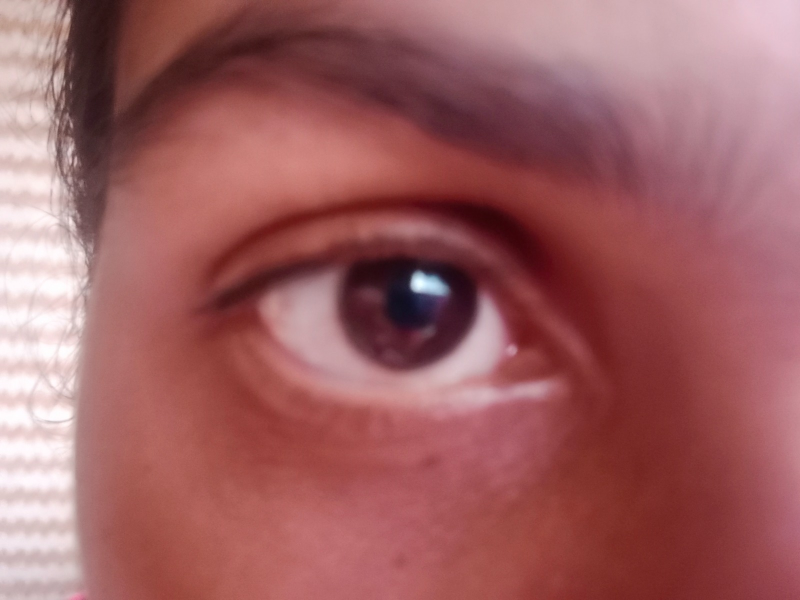
#> input picture Iris Dataset/A_Srushti(1).jpeg, 1600 x 1200 px (shown at 1/2 size)
$ python iris_recog.py   (older library calls are emulated)
#> lines starting #> are read from the running program, lines starting #| are printed output that depends on the picture; after the words box and inside, x2 and y2 are one past the last pixel; in counts of white or black regions, pixels touching at a corner belong together
import cv2
import numpy as np
import os

# Path of the folder containing iris images
path = 'Iris Dataset'

# Read all the iris images in the folder
iris_images = {}
for file_name in os.listdir(path):
    name = os.path.splitext(file_name)[0]
    image = cv2.imread(os.path.join(path, file_name), cv2.IMREAD_GRAYSCALE)
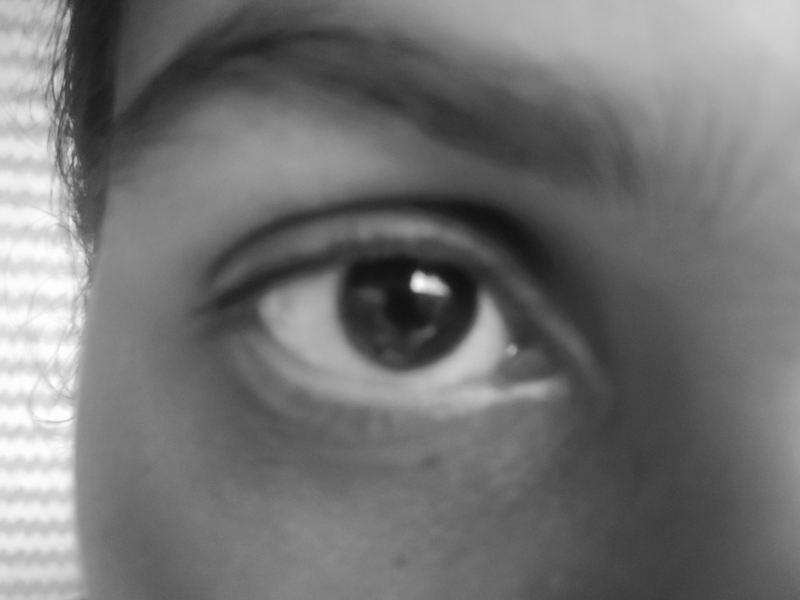
#> image: shape (1200, 1600) (shown at 1/2 size); min 16, max 255, mean 115.1
    iris_images[name] = image

iris_codes = {}
for name, image in iris_images.items():
    # Apply Daugman's algorithm to extract the iris code
    rows, cols = image.shape
    radius = 40
    circle_x = cols // 2
    circle_y = rows // 2
    # Create a mask for the iris region
    mask = np.zeros((rows, cols), dtype=np.uint8)
    cv2.circle(mask, (circle_x, circle_y), radius, 255, -1)
    # Apply the mask to the image
    masked_image = cv2.bitwise_and(image, image, mask=mask)
    # Apply a Laplacian filter to enhance the iris region
    laplacian = cv2.Laplacian(masked_image, cv2.CV_64F)
    iris_code = np.zeros((64,), dtype=np.uint8)
    # Extract the iris code using the sign of the Laplacian values in the iris region
    for i in range(64):
        angle = 2 * np.pi * i / 64
        x = int(circle_x + radius * np.cos(angle))
        y = int(circle_y + radius * np.sin(angle))
        if x >= cols:
            x = cols - 1
        if y >= rows:
            y = rows - 1
        iris_code[i] = 1 if laplacian[y, x] >= 0 else 0
    iris_codes[name] = iris_code
#> this loop made 4 passes
#> (name, rows, cols, circle_x, circle_y) on passes 1 to 4: ('A_Srushti(1)', 1200, 1600, 800, 600), ('A_Srushti(2)', 869, 1458, 729, 434), ('A_Tasmiya', 652, 844, 422, 326), ('Unknown (2)', 436, 467, 233, 218)
#> pass 1, `masked_image = cv2.bitwise_and(image, image, mask=mask)`:
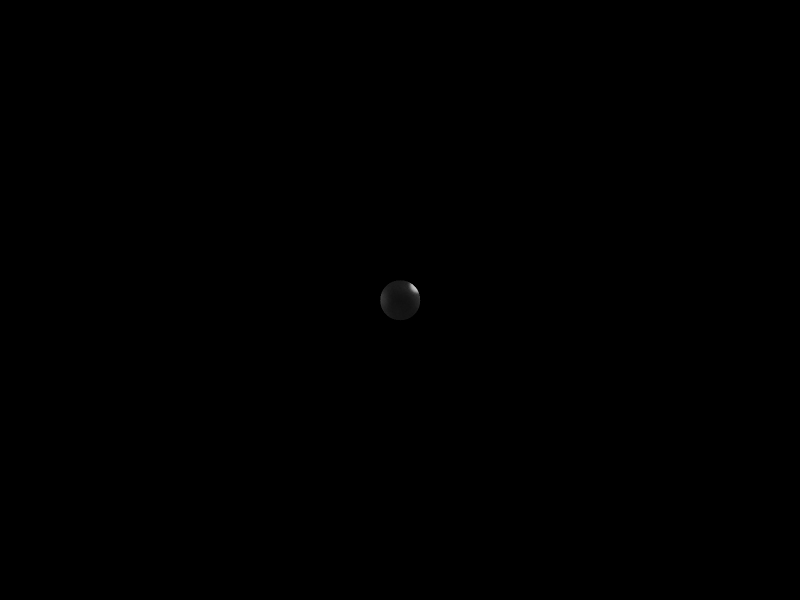
#> masked_image: shape (1200, 1600) (shown at 1/2 size); min 0, max 211, mean 0.1
#> after the loop:
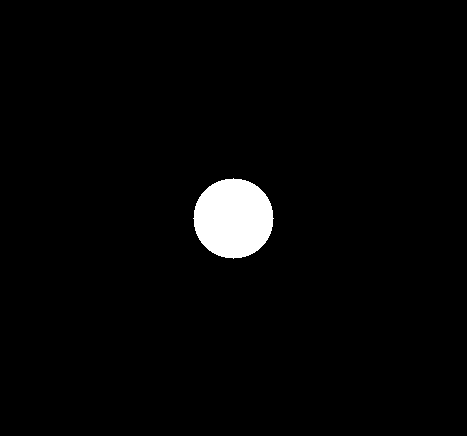
#> mask: shape (436, 467); 2.5% white; 1 white region, box (x1, y1, x2, y2) and area: (193, 178, 274, 259) 5025
#> after the loop:
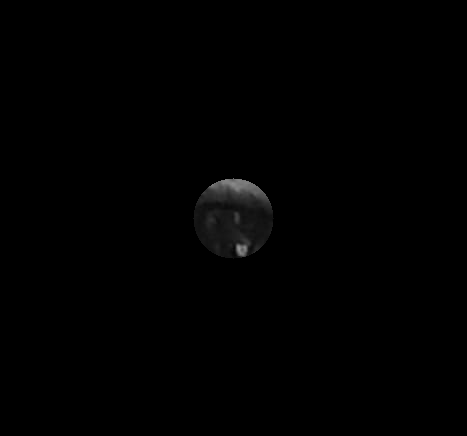
#> masked_image: shape (436, 467); min 0, max 149, mean 1
#> after the loop, iris_codes = 4 items

print(iris_code)
#| [0 0 0 0 0 0 0 0 0 0 0 0 1 0 1 0 0 0 0 0 0 0 1 0 1 0 1 1 0 1 1 1 0 1 1 1 1
#|  1 1 1 1 1 1 1 1 1 1 1 0 1 1 1 0 1 1 0 1 0 1 0 0 0 0 0]
# Start the camera
cap = cv2.VideoCapture(0)

while True:
    # Capture a frame from the camera
    ret, frame = cap.read()
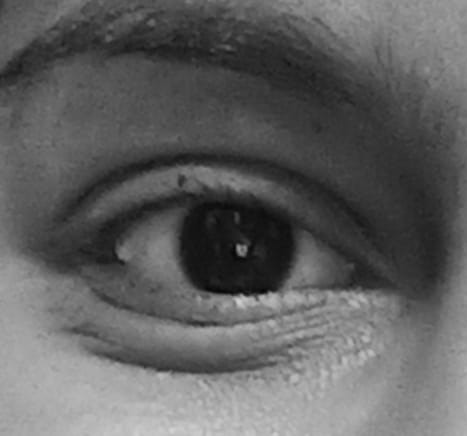
#> input picture Iris Dataset/Unknown (2).jpeg, 467 x 436 px, given in place of the camera
#> frame is the input picture: shape (436, 467, 3); min 3, max 212, mean 96.1

    # Convert the frame to grayscale
    gray = cv2.cvtColor(frame, cv2.COLOR_BGR2GRAY)

    # Detect iris in the frame
    iris_cascade = cv2.CascadeClassifier('haarcascade_eye.xml')
    iris = iris_cascade.detectMultiScale(gray, scaleFactor=1.1, minNeighbors=5, minSize=(30, 30))
#> iris = [[40, 83, 331, 331]]

    # If an iris is detected, perform iris recognition
    if len(iris) > 0:
        print("Iris is detected")

        (x, y, w, h) = iris[0]
#> x = 40; y = 83; w = 331; h = 331
        iris_roi = gray[y:y+h, x:x+w]
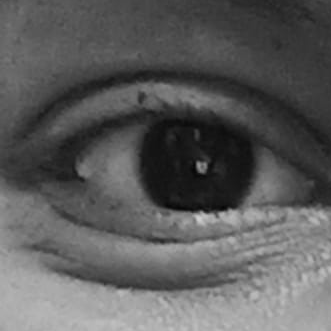
#> iris_roi: shape (331, 331); min 3, max 208, mean 91.8
        cv2.rectangle(frame, (x, y), (x + w, y + h), (0, 255, 0), 2)
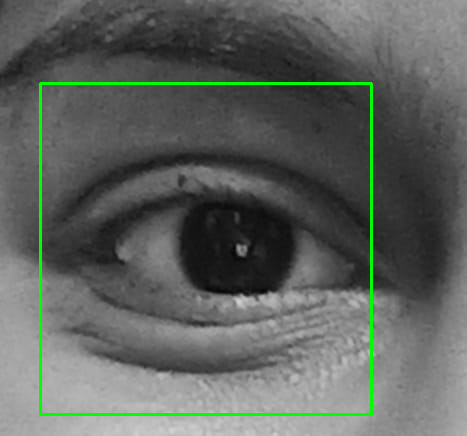
#> frame: shape (436, 467, 3); 1.95% of pixels changed, all inside (x1, y1, x2, y2) = (39, 82, 373, 416)

        # Apply Daugman's algorithm to extract iris code
        circles = cv2.HoughCircles(iris_roi, cv2.HOUGH_GRADIENT, dp=2, minDist=iris_roi.shape[0]//8,
                                   param1=200, param2=100, minRadius=0, maxRadius=int(iris_roi.shape[0]/2))
#> circles = None
        if circles is not None:
            print("Circle is not None")
            circles = np.round(circles[0, :]).astype("int")
            iris_code = ''
            for i, (cx, cy, r) in enumerate(circles):
                circle_roi = iris_roi[cy-r:cy+r, cx-r:cx+r]
                if circle_roi.shape[0] > 0 and circle_roi.shape[1] > 0:
                    circle_roi = cv2.resize(circle_roi, (32, 32))
                    mean = np.mean(circle_roi)
                    thresh = mean * 0.85
                    circle_roi[circle_roi <= thresh] = 0
                    circle_roi[circle_roi > thresh] = 1
                iris_code += ''.join(map(str, circle_roi.flatten().tolist()))
                print(iris_code)

            # Compare the iris code with the known iris codes using Hamming distance metric
            min_distance = 999999
            match_name = ''
            for name, iris_code_ref in iris_codes.items():
                print("I am here")
                distance = sum(c1 != c2 for c1, c2 in zip(iris_code, iris_code_ref))
                if distance < min_distance:
                    min_distance = distance
                    match_name = name
                    print(name)

            # Display the name of the matched iris image
            if min_distance < 100:
                print("min_distance<100")
                cv2.rectangle(frame, (x, y), (x + w, y + h), (0, 255, 0), 2)
                cv2.rectangle(frame, (x, y), (x+w, y+h), (0, 255, 0), 2)
                cv2.putText(frame, match_name, (x, y-10), cv2.FONT_HERSHEY_SIMPLEX, 0.9, (0, 255, 0), 2)

    # Display the frame
    cv2.imshow('frame', frame)

    # Press 'q' to exit
    if cv2.waitKey(1) == ord('q'):
#> (key q is pressed here)
        break

# Release the camera and close all windows
cap.release()
cv2.destroyAllWindows()
